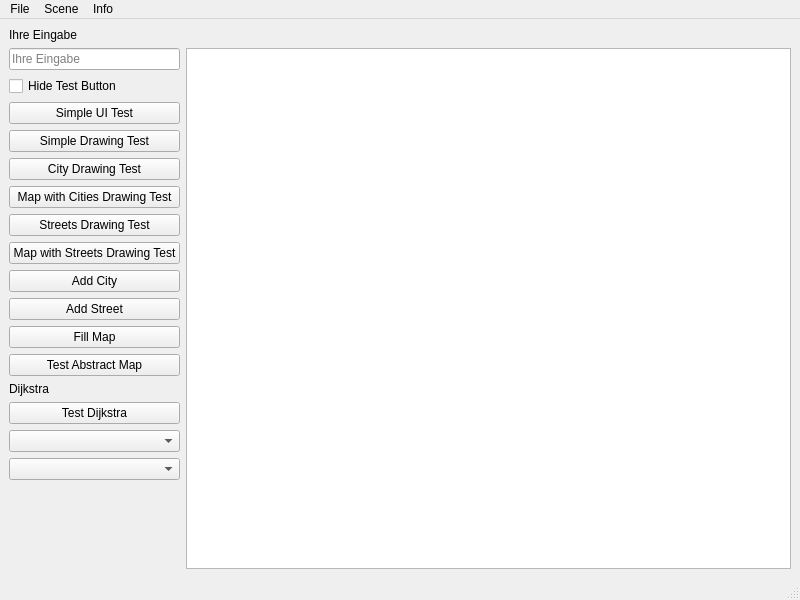
<?xml version="1.0" encoding="UTF-8"?>
<ui version="4.0">
 <class>MainWindow</class>
 <widget class="QMainWindow" name="MainWindow">
  <property name="geometry">
   <rect>
    <x>0</x>
    <y>0</y>
    <width>800</width>
    <height>600</height>
   </rect>
  </property>
  <property name="windowTitle">
   <string>MainWindow</string>
  </property>
  <widget class="QWidget" name="centralwidget">
   <layout class="QGridLayout" name="gridLayout" columnstretch="0,1">
    <property name="verticalSpacing">
     <number>6</number>
    </property>
    <item row="12" column="0">
     <widget class="QPushButton" name="testAbstractMap">
      <property name="text">
       <string>Test Abstract Map</string>
      </property>
     </widget>
    </item>
    <item row="7" column="0">
     <widget class="QPushButton" name="testDrawStreets">
      <property name="text">
       <string>Streets Drawing Test</string>
      </property>
     </widget>
    </item>
    <item row="0" column="0">
     <widget class="QLabel" name="label_eingabe">
      <property name="text">
       <string>Ihre Eingabe</string>
      </property>
     </widget>
    </item>
    <item row="9" column="0">
     <widget class="QPushButton" name="addCity">
      <property name="text">
       <string>Add City</string>
      </property>
     </widget>
    </item>
    <item row="3" column="0">
     <widget class="QPushButton" name="testSimpleUI">
      <property name="toolTip">
       <string>Testet, ob Ihre Eingabe eine Zahl oder ein Text ist</string>
      </property>
      <property name="text">
       <string>Simple UI Test</string>
      </property>
     </widget>
    </item>
    <item row="8" column="0">
     <widget class="QPushButton" name="testDrawMapwithStreets">
      <property name="text">
       <string>Map with Streets Drawing Test</string>
      </property>
     </widget>
    </item>
    <item row="1" column="1" rowspan="17">
     <widget class="QGraphicsView" name="graphicsView"/>
    </item>
    <item row="5" column="0">
     <widget class="QPushButton" name="testDrawCities">
      <property name="text">
       <string>City Drawing Test</string>
      </property>
     </widget>
    </item>
    <item row="11" column="0">
     <widget class="QPushButton" name="fillMap">
      <property name="text">
       <string>Fill Map</string>
      </property>
     </widget>
    </item>
    <item row="16" column="0">
     <widget class="QComboBox" name="targetCity">
      <property name="placeholderText">
       <string>Target City</string>
      </property>
     </widget>
    </item>
    <item row="14" column="0">
     <widget class="QPushButton" name="testDijkstra">
      <property name="text">
       <string>Test Dijkstra</string>
      </property>
     </widget>
    </item>
    <item row="17" column="0">
     <spacer name="verticalSpacer">
      <property name="orientation">
       <enum>Qt::Orientation::Vertical</enum>
      </property>
      <property name="sizeHint" stdset="0">
       <size>
        <width>20</width>
        <height>40</height>
       </size>
      </property>
     </spacer>
    </item>
    <item row="1" column="0">
     <widget class="QLineEdit" name="lineEdit_teste_was">
      <property name="placeholderText">
       <string>Ihre Eingabe</string>
      </property>
      <property name="clearButtonEnabled">
       <bool>true</bool>
      </property>
     </widget>
    </item>
    <item row="13" column="0">
     <widget class="QLabel" name="label">
      <property name="text">
       <string>Dijkstra</string>
      </property>
     </widget>
    </item>
    <item row="15" column="0">
     <widget class="QComboBox" name="startCity">
      <property name="layoutDirection">
       <enum>Qt::LayoutDirection::LeftToRight</enum>
      </property>
      <property name="placeholderText">
       <string>Start City</string>
      </property>
      <property name="frame">
       <bool>true</bool>
      </property>
     </widget>
    </item>
    <item row="2" column="0">
     <widget class="QCheckBox" name="hideTestButton">
      <property name="text">
       <string>Hide Test Button</string>
      </property>
     </widget>
    </item>
    <item row="4" column="0">
     <widget class="QPushButton" name="testSimpleDrawing">
      <property name="text">
       <string>Simple Drawing Test</string>
      </property>
     </widget>
    </item>
    <item row="6" column="0">
     <widget class="QPushButton" name="testDrawMapWithCities">
      <property name="text">
       <string>Map with Cities Drawing Test</string>
      </property>
     </widget>
    </item>
    <item row="10" column="0">
     <widget class="QPushButton" name="addStreet">
      <property name="text">
       <string>Add Street</string>
      </property>
     </widget>
    </item>
   </layout>
  </widget>
  <widget class="QMenuBar" name="menubar">
   <property name="geometry">
    <rect>
     <x>0</x>
     <y>0</y>
     <width>800</width>
     <height>21</height>
    </rect>
   </property>
   <widget class="QMenu" name="menuFile">
    <property name="title">
     <string>File</string>
    </property>
    <addaction name="actionOpen"/>
    <addaction name="actionSave"/>
    <addaction name="actionTrenner_hinzuf_gen"/>
    <addaction name="actionExit"/>
   </widget>
   <widget class="QMenu" name="menuScene">
    <property name="title">
     <string>Scene</string>
    </property>
    <addaction name="actionClear_Scene"/>
   </widget>
   <widget class="QMenu" name="menuInfoo">
    <property name="title">
     <string>Info</string>
    </property>
    <addaction name="actionAbout"/>
   </widget>
   <addaction name="menuFile"/>
   <addaction name="menuScene"/>
   <addaction name="menuInfoo"/>
  </widget>
  <widget class="QStatusBar" name="statusbar"/>
  <action name="actionOpen">
   <property name="enabled">
    <bool>false</bool>
   </property>
   <property name="text">
    <string>Open</string>
   </property>
  </action>
  <action name="actionSave">
   <property name="enabled">
    <bool>false</bool>
   </property>
   <property name="text">
    <string>Save</string>
   </property>
  </action>
  <action name="actionTrenner_hinzuf_gen">
   <property name="text">
    <string>Trenner hinzufügen</string>
   </property>
  </action>
  <action name="actionExit">
   <property name="text">
    <string>Exit</string>
   </property>
   <property name="shortcut">
    <string>Alt+E</string>
   </property>
  </action>
  <action name="actionClear_Scene">
   <property name="text">
    <string>Clear Scene</string>
   </property>
   <property name="shortcut">
    <string>Alt+S</string>
   </property>
  </action>
  <action name="actionAbout">
   <property name="text">
    <string>About</string>
   </property>
  </action>
 </widget>
 <resources/>
 <connections/>
</ui>
